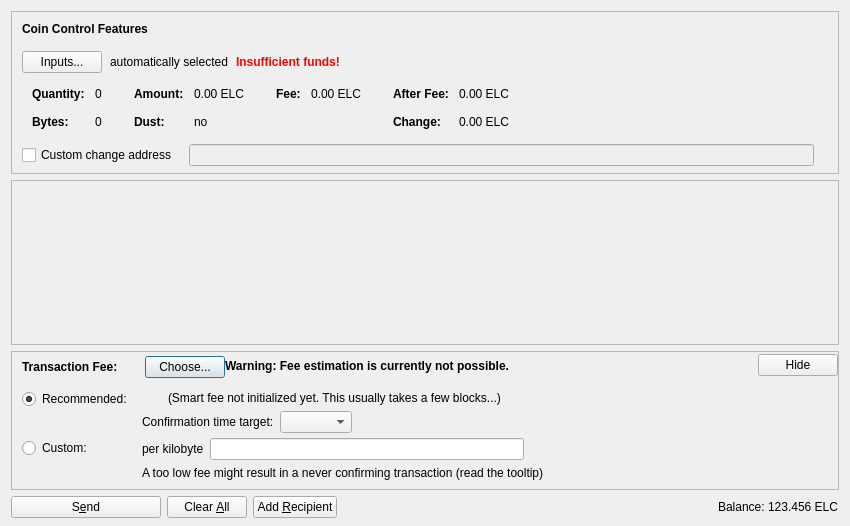
<?xml version="1.0" encoding="UTF-8"?>
<ui version="4.0">
 <class>SendCoinsDialog</class>
 <widget class="QDialog" name="SendCoinsDialog">
  <property name="geometry">
   <rect>
    <x>0</x>
    <y>0</y>
    <width>850</width>
    <height>526</height>
   </rect>
  </property>
  <property name="windowTitle">
   <string>Send Coins</string>
  </property>
  <layout class="QVBoxLayout" name="verticalLayout" stretch="0,1,0,0">
   <property name="bottomMargin">
    <number>8</number>
   </property>
   <item>
    <widget class="QFrame" name="frameCoinControl">
     <property name="sizePolicy">
      <sizepolicy hsizetype="Expanding" vsizetype="Expanding">
       <horstretch>0</horstretch>
       <verstretch>0</verstretch>
      </sizepolicy>
     </property>
     <property name="maximumSize">
      <size>
       <width>16777215</width>
       <height>16777215</height>
      </size>
     </property>
     <property name="frameShape">
      <enum>QFrame::StyledPanel</enum>
     </property>
     <property name="frameShadow">
      <enum>QFrame::Sunken</enum>
     </property>
     <layout class="QVBoxLayout" name="verticalLayoutCoinControl2">
      <property name="spacing">
       <number>0</number>
      </property>
      <property name="leftMargin">
       <number>0</number>
      </property>
      <property name="topMargin">
       <number>0</number>
      </property>
      <property name="rightMargin">
       <number>0</number>
      </property>
      <property name="bottomMargin">
       <number>6</number>
      </property>
      <item>
       <layout class="QVBoxLayout" name="verticalLayoutCoinControl" stretch="0,0,0,0,1">
        <property name="spacing">
         <number>0</number>
        </property>
        <property name="leftMargin">
         <number>10</number>
        </property>
        <property name="topMargin">
         <number>10</number>
        </property>
        <item>
         <layout class="QHBoxLayout" name="horizontalLayoutCoinControl1">
          <property name="bottomMargin">
           <number>15</number>
          </property>
          <item>
           <widget class="QLabel" name="labelCoinControlFeatures">
            <property name="sizePolicy">
             <sizepolicy hsizetype="Preferred" vsizetype="Maximum">
              <horstretch>0</horstretch>
              <verstretch>0</verstretch>
             </sizepolicy>
            </property>
            <property name="font">
             <font>
              <weight>75</weight>
              <bold>true</bold>
             </font>
            </property>
            <property name="styleSheet">
             <string notr="true">font-weight:bold;</string>
            </property>
            <property name="text">
             <string>Coin Control Features</string>
            </property>
           </widget>
          </item>
         </layout>
        </item>
        <item>
         <layout class="QHBoxLayout" name="horizontalLayoutCoinControl2" stretch="0,0,0,0">
          <property name="spacing">
           <number>8</number>
          </property>
          <property name="bottomMargin">
           <number>10</number>
          </property>
          <item>
           <widget class="QPushButton" name="pushButtonCoinControl">
            <property name="styleSheet">
             <string notr="true"/>
            </property>
            <property name="text">
             <string>Inputs...</string>
            </property>
            <property name="autoDefault">
             <bool>false</bool>
            </property>
           </widget>
          </item>
          <item>
           <widget class="QLabel" name="labelCoinControlAutomaticallySelected">
            <property name="text">
             <string>automatically selected</string>
            </property>
            <property name="margin">
             <number>5</number>
            </property>
           </widget>
          </item>
          <item>
           <widget class="QLabel" name="labelCoinControlInsuffFunds">
            <property name="font">
             <font>
              <weight>75</weight>
              <bold>true</bold>
             </font>
            </property>
            <property name="styleSheet">
             <string notr="true">color:red;font-weight:bold;</string>
            </property>
            <property name="text">
             <string>Insufficient funds!</string>
            </property>
            <property name="margin">
             <number>5</number>
            </property>
           </widget>
          </item>
          <item>
           <spacer name="horizontalSpacerCoinControl">
            <property name="orientation">
             <enum>Qt::Horizontal</enum>
            </property>
            <property name="sizeHint" stdset="0">
             <size>
              <width>40</width>
              <height>1</height>
             </size>
            </property>
           </spacer>
          </item>
         </layout>
        </item>
        <item>
         <widget class="QWidget" name="widgetCoinControl" native="true">
          <property name="sizePolicy">
           <sizepolicy hsizetype="Preferred" vsizetype="Preferred">
            <horstretch>0</horstretch>
            <verstretch>0</verstretch>
           </sizepolicy>
          </property>
          <property name="minimumSize">
           <size>
            <width>0</width>
            <height>0</height>
           </size>
          </property>
          <property name="styleSheet">
           <string notr="true"/>
          </property>
          <layout class="QHBoxLayout" name="horizontalLayoutCoinControl5">
           <property name="leftMargin">
            <number>0</number>
           </property>
           <property name="topMargin">
            <number>0</number>
           </property>
           <property name="rightMargin">
            <number>0</number>
           </property>
           <property name="bottomMargin">
            <number>0</number>
           </property>
           <item>
            <layout class="QHBoxLayout" name="horizontalLayoutCoinControl3" stretch="0,0,0,1">
             <property name="spacing">
              <number>20</number>
             </property>
             <property name="topMargin">
              <number>0</number>
             </property>
             <property name="bottomMargin">
              <number>10</number>
             </property>
             <item>
              <layout class="QFormLayout" name="formLayoutCoinControl1">
               <property name="horizontalSpacing">
                <number>10</number>
               </property>
               <property name="verticalSpacing">
                <number>14</number>
               </property>
               <property name="leftMargin">
                <number>10</number>
               </property>
               <property name="topMargin">
                <number>4</number>
               </property>
               <property name="rightMargin">
                <number>6</number>
               </property>
               <item row="0" column="0">
                <widget class="QLabel" name="labelCoinControlQuantityText">
                 <property name="font">
                  <font>
                   <weight>75</weight>
                   <bold>true</bold>
                  </font>
                 </property>
                 <property name="text">
                  <string>Quantity:</string>
                 </property>
                 <property name="margin">
                  <number>0</number>
                 </property>
                </widget>
               </item>
               <item row="0" column="1">
                <widget class="QLabel" name="labelCoinControlQuantity">
                 <property name="cursor">
                  <cursorShape>IBeamCursor</cursorShape>
                 </property>
                 <property name="contextMenuPolicy">
                  <enum>Qt::ActionsContextMenu</enum>
                 </property>
                 <property name="text">
                  <string notr="true">0</string>
                 </property>
                 <property name="margin">
                  <number>0</number>
                 </property>
                 <property name="textInteractionFlags">
                  <set>Qt::LinksAccessibleByMouse|Qt::TextSelectableByKeyboard|Qt::TextSelectableByMouse</set>
                 </property>
                </widget>
               </item>
               <item row="1" column="0">
                <widget class="QLabel" name="labelCoinControlBytesText">
                 <property name="font">
                  <font>
                   <weight>75</weight>
                   <bold>true</bold>
                  </font>
                 </property>
                 <property name="text">
                  <string>Bytes:</string>
                 </property>
                </widget>
               </item>
               <item row="1" column="1">
                <widget class="QLabel" name="labelCoinControlBytes">
                 <property name="cursor">
                  <cursorShape>IBeamCursor</cursorShape>
                 </property>
                 <property name="contextMenuPolicy">
                  <enum>Qt::ActionsContextMenu</enum>
                 </property>
                 <property name="text">
                  <string notr="true">0</string>
                 </property>
                 <property name="textInteractionFlags">
                  <set>Qt::LinksAccessibleByMouse|Qt::TextSelectableByKeyboard|Qt::TextSelectableByMouse</set>
                 </property>
                </widget>
               </item>
              </layout>
             </item>
             <item>
              <layout class="QFormLayout" name="formLayoutCoinControl2">
               <property name="horizontalSpacing">
                <number>10</number>
               </property>
               <property name="verticalSpacing">
                <number>14</number>
               </property>
               <property name="leftMargin">
                <number>6</number>
               </property>
               <property name="topMargin">
                <number>4</number>
               </property>
               <property name="rightMargin">
                <number>6</number>
               </property>
               <item row="0" column="0">
                <widget class="QLabel" name="labelCoinControlAmountText">
                 <property name="font">
                  <font>
                   <weight>75</weight>
                   <bold>true</bold>
                  </font>
                 </property>
                 <property name="text">
                  <string>Amount:</string>
                 </property>
                 <property name="margin">
                  <number>0</number>
                 </property>
                </widget>
               </item>
               <item row="0" column="1">
                <widget class="QLabel" name="labelCoinControlAmount">
                 <property name="cursor">
                  <cursorShape>IBeamCursor</cursorShape>
                 </property>
                 <property name="contextMenuPolicy">
                  <enum>Qt::ActionsContextMenu</enum>
                 </property>
                 <property name="text">
                  <string notr="true">0.00 ELC</string>
                 </property>
                 <property name="textInteractionFlags">
                  <set>Qt::LinksAccessibleByMouse|Qt::TextSelectableByKeyboard|Qt::TextSelectableByMouse</set>
                 </property>
                </widget>
               </item>
               <item row="1" column="0">
                <widget class="QLabel" name="labelCoinControlLowOutputText">
                 <property name="font">
                  <font>
                   <weight>75</weight>
                   <bold>true</bold>
                  </font>
                 </property>
                 <property name="text">
                  <string>Dust:</string>
                 </property>
                </widget>
               </item>
               <item row="1" column="1">
                <widget class="QLabel" name="labelCoinControlLowOutput">
                 <property name="cursor">
                  <cursorShape>IBeamCursor</cursorShape>
                 </property>
                 <property name="contextMenuPolicy">
                  <enum>Qt::ActionsContextMenu</enum>
                 </property>
                 <property name="text">
                  <string notr="true">no</string>
                 </property>
                 <property name="textInteractionFlags">
                  <set>Qt::LinksAccessibleByMouse|Qt::TextSelectableByKeyboard|Qt::TextSelectableByMouse</set>
                 </property>
                </widget>
               </item>
              </layout>
             </item>
             <item>
              <layout class="QFormLayout" name="formLayoutCoinControl3">
               <property name="horizontalSpacing">
                <number>10</number>
               </property>
               <property name="verticalSpacing">
                <number>14</number>
               </property>
               <property name="leftMargin">
                <number>6</number>
               </property>
               <property name="topMargin">
                <number>4</number>
               </property>
               <property name="rightMargin">
                <number>6</number>
               </property>
               <item row="0" column="0">
                <widget class="QLabel" name="labelCoinControlFeeText">
                 <property name="font">
                  <font>
                   <weight>75</weight>
                   <bold>true</bold>
                  </font>
                 </property>
                 <property name="text">
                  <string>Fee:</string>
                 </property>
                 <property name="margin">
                  <number>0</number>
                 </property>
                </widget>
               </item>
               <item row="0" column="1">
                <widget class="QLabel" name="labelCoinControlFee">
                 <property name="cursor">
                  <cursorShape>IBeamCursor</cursorShape>
                 </property>
                 <property name="contextMenuPolicy">
                  <enum>Qt::ActionsContextMenu</enum>
                 </property>
                 <property name="text">
                  <string notr="true">0.00 ELC</string>
                 </property>
                 <property name="textInteractionFlags">
                  <set>Qt::LinksAccessibleByMouse|Qt::TextSelectableByKeyboard|Qt::TextSelectableByMouse</set>
                 </property>
                </widget>
               </item>
              </layout>
             </item>
             <item>
              <layout class="QFormLayout" name="formLayoutCoinControl4">
               <property name="horizontalSpacing">
                <number>10</number>
               </property>
               <property name="verticalSpacing">
                <number>14</number>
               </property>
               <property name="leftMargin">
                <number>6</number>
               </property>
               <property name="topMargin">
                <number>4</number>
               </property>
               <property name="rightMargin">
                <number>6</number>
               </property>
               <item row="0" column="0">
                <widget class="QLabel" name="labelCoinControlAfterFeeText">
                 <property name="font">
                  <font>
                   <weight>75</weight>
                   <bold>true</bold>
                  </font>
                 </property>
                 <property name="text">
                  <string>After Fee:</string>
                 </property>
                 <property name="margin">
                  <number>0</number>
                 </property>
                </widget>
               </item>
               <item row="0" column="1">
                <widget class="QLabel" name="labelCoinControlAfterFee">
                 <property name="cursor">
                  <cursorShape>IBeamCursor</cursorShape>
                 </property>
                 <property name="contextMenuPolicy">
                  <enum>Qt::ActionsContextMenu</enum>
                 </property>
                 <property name="text">
                  <string notr="true">0.00 ELC</string>
                 </property>
                 <property name="textInteractionFlags">
                  <set>Qt::LinksAccessibleByMouse|Qt::TextSelectableByKeyboard|Qt::TextSelectableByMouse</set>
                 </property>
                </widget>
               </item>
               <item row="1" column="0">
                <widget class="QLabel" name="labelCoinControlChangeText">
                 <property name="font">
                  <font>
                   <weight>75</weight>
                   <bold>true</bold>
                  </font>
                 </property>
                 <property name="text">
                  <string>Change:</string>
                 </property>
                </widget>
               </item>
               <item row="1" column="1">
                <widget class="QLabel" name="labelCoinControlChange">
                 <property name="cursor">
                  <cursorShape>IBeamCursor</cursorShape>
                 </property>
                 <property name="contextMenuPolicy">
                  <enum>Qt::ActionsContextMenu</enum>
                 </property>
                 <property name="text">
                  <string notr="true">0.00 ELC</string>
                 </property>
                 <property name="textInteractionFlags">
                  <set>Qt::LinksAccessibleByMouse|Qt::TextSelectableByKeyboard|Qt::TextSelectableByMouse</set>
                 </property>
                </widget>
               </item>
              </layout>
             </item>
            </layout>
           </item>
          </layout>
         </widget>
        </item>
        <item>
         <layout class="QHBoxLayout" name="horizontalLayoutCoinControl4" stretch="0,0,0">
          <property name="spacing">
           <number>12</number>
          </property>
          <property name="sizeConstraint">
           <enum>QLayout::SetDefaultConstraint</enum>
          </property>
          <property name="topMargin">
           <number>5</number>
          </property>
          <property name="rightMargin">
           <number>5</number>
          </property>
          <item>
           <widget class="QCheckBox" name="checkBoxCoinControlChange">
            <property name="toolTip">
             <string>If this is activated, but the change address is empty or invalid, change will be sent to a newly generated address.</string>
            </property>
            <property name="text">
             <string>Custom change address</string>
            </property>
           </widget>
          </item>
          <item>
           <widget class="QValidatedLineEdit" name="lineEditCoinControlChange">
            <property name="enabled">
             <bool>false</bool>
            </property>
            <property name="sizePolicy">
             <sizepolicy hsizetype="Expanding" vsizetype="Fixed">
              <horstretch>0</horstretch>
              <verstretch>0</verstretch>
             </sizepolicy>
            </property>
           </widget>
          </item>
          <item>
           <widget class="QLabel" name="labelCoinControlChangeLabel">
            <property name="sizePolicy">
             <sizepolicy hsizetype="Preferred" vsizetype="Expanding">
              <horstretch>0</horstretch>
              <verstretch>0</verstretch>
             </sizepolicy>
            </property>
            <property name="minimumSize">
             <size>
              <width>0</width>
              <height>0</height>
             </size>
            </property>
            <property name="text">
             <string/>
            </property>
            <property name="margin">
             <number>3</number>
            </property>
           </widget>
          </item>
         </layout>
        </item>
        <item>
         <spacer name="verticalSpacerCoinControl">
          <property name="orientation">
           <enum>Qt::Vertical</enum>
          </property>
          <property name="sizeHint" stdset="0">
           <size>
            <width>800</width>
            <height>1</height>
           </size>
          </property>
         </spacer>
        </item>
       </layout>
      </item>
     </layout>
    </widget>
   </item>
   <item>
    <widget class="QScrollArea" name="scrollArea">
     <property name="widgetResizable">
      <bool>true</bool>
     </property>
     <widget class="QWidget" name="scrollAreaWidgetContents">
      <property name="geometry">
       <rect>
        <x>0</x>
        <y>0</y>
        <width>830</width>
        <height>104</height>
       </rect>
      </property>
      <layout class="QVBoxLayout" name="verticalLayout_2" stretch="0,1">
       <property name="leftMargin">
        <number>0</number>
       </property>
       <property name="topMargin">
        <number>0</number>
       </property>
       <property name="rightMargin">
        <number>0</number>
       </property>
       <property name="bottomMargin">
        <number>0</number>
       </property>
       <item>
        <layout class="QVBoxLayout" name="entries">
         <property name="spacing">
          <number>6</number>
         </property>
        </layout>
       </item>
       <item>
        <spacer name="verticalSpacer">
         <property name="orientation">
          <enum>Qt::Vertical</enum>
         </property>
         <property name="sizeHint" stdset="0">
          <size>
           <width>20</width>
           <height>40</height>
          </size>
         </property>
        </spacer>
       </item>
      </layout>
     </widget>
    </widget>
   </item>
   <item>
    <widget class="QFrame" name="frameFee">
     <property name="sizePolicy">
      <sizepolicy hsizetype="Expanding" vsizetype="Expanding">
       <horstretch>0</horstretch>
       <verstretch>0</verstretch>
      </sizepolicy>
     </property>
     <property name="maximumSize">
      <size>
       <width>16777215</width>
       <height>16777215</height>
      </size>
     </property>
     <property name="frameShape">
      <enum>QFrame::StyledPanel</enum>
     </property>
     <property name="frameShadow">
      <enum>QFrame::Sunken</enum>
     </property>
     <layout class="QVBoxLayout" name="verticalLayoutFee1">
      <property name="spacing">
       <number>0</number>
      </property>
      <property name="leftMargin">
       <number>0</number>
      </property>
      <property name="topMargin">
       <number>0</number>
      </property>
      <property name="rightMargin">
       <number>0</number>
      </property>
      <property name="bottomMargin">
       <number>0</number>
      </property>
      <item>
       <layout class="QVBoxLayout" name="verticalLayoutFee2" stretch="0,0,0">
        <property name="spacing">
         <number>0</number>
        </property>
        <property name="leftMargin">
         <number>10</number>
        </property>
        <property name="topMargin">
         <number>0</number>
        </property>
        <item>
         <layout class="QHBoxLayout" name="horizontalLayoutFee1">
          <property name="bottomMargin">
           <number>0</number>
          </property>
          <item>
           <layout class="QVBoxLayout" name="verticalLayoutFee7">
            <property name="spacing">
             <number>0</number>
            </property>
            <item>
             <spacer name="verticalSpacerSmartFee">
              <property name="orientation">
               <enum>Qt::Vertical</enum>
              </property>
              <property name="sizeType">
               <enum>QSizePolicy::Fixed</enum>
              </property>
              <property name="sizeHint" stdset="0">
               <size>
                <width>1</width>
                <height>4</height>
               </size>
              </property>
             </spacer>
            </item>
            <item>
             <layout class="QHBoxLayout" name="horizontalLayoutSmartFee">
              <property name="spacing">
               <number>10</number>
              </property>
              <item>
               <widget class="QLabel" name="labelFeeHeadline">
                <property name="sizePolicy">
                 <sizepolicy hsizetype="Preferred" vsizetype="Maximum">
                  <horstretch>0</horstretch>
                  <verstretch>0</verstretch>
                 </sizepolicy>
                </property>
                <property name="font">
                 <font>
                  <weight>75</weight>
                  <bold>true</bold>
                 </font>
                </property>
                <property name="styleSheet">
                 <string notr="true">font-weight:bold;</string>
                </property>
                <property name="text">
                 <string>Transaction Fee:</string>
                </property>
               </widget>
              </item>
              <item>
               <widget class="QLabel" name="labelFeeMinimized">
                <property name="text">
                 <string/>
                </property>
               </widget>
              </item>
              <item>
               <widget class="QPushButton" name="buttonChooseFee">
                <property name="text">
                 <string>Choose...</string>
                </property>
               </widget>
              </item>
             </layout>
            </item>
            <item>
             <spacer name="verticalSpacer_5">
              <property name="orientation">
               <enum>Qt::Vertical</enum>
              </property>
              <property name="sizeHint" stdset="0">
               <size>
                <width>1</width>
                <height>1</height>
               </size>
              </property>
             </spacer>
            </item>
           </layout>
          </item>
          <item>
           <widget class="QLabel" name="fallbackFeeWarningLabel">
            <property name="toolTip">
             <string>Using the fallbackfee can result in sending a transaction that will take several hours or days (or never) to confirm. Consider choosing your fee manually or wait until you have validated the complete chain.</string>
            </property>
            <property name="font">
            <font>
                <weight>75</weight>
                <bold>true</bold>
            </font>
            </property>
            <property name="text">
             <string>Warning: Fee estimation is currently not possible.</string>
            </property>
            <property name="wordWrap">
             <bool>false</bool>
            </property>
           </widget>
          </item>
          <item>
           <spacer name="horizontalSpacer_4">
            <property name="orientation">
             <enum>Qt::Horizontal</enum>
            </property>
            <property name="sizeType">
             <enum>QSizePolicy::MinimumExpanding</enum>
            </property>
            <property name="sizeHint" stdset="0">
             <size>
              <width>40</width>
              <height>20</height>
             </size>
            </property>
           </spacer>
          </item>
          <item>
           <widget class="QPushButton" name="buttonMinimizeFee">
            <property name="toolTip">
             <string>collapse fee-settings</string>
            </property>
            <property name="text">
             <string>Hide</string>
            </property>
           </widget>
          </item>
         </layout>
        </item>
        <item>
         <widget class="QFrame" name="frameFeeSelection">
          <layout class="QVBoxLayout" name="verticalLayoutFee12">
           <property name="spacing">
            <number>0</number>
           </property>
           <property name="leftMargin">
            <number>0</number>
           </property>
           <property name="topMargin">
            <number>0</number>
           </property>
           <property name="rightMargin">
            <number>0</number>
           </property>
           <property name="bottomMargin">
            <number>0</number>
           </property>
           <item>
            <layout class="QGridLayout" name="gridLayoutFee">
             <property name="topMargin">
              <number>10</number>
             </property>
             <property name="bottomMargin">
              <number>4</number>
             </property>
             <property name="horizontalSpacing">
              <number>10</number>
             </property>
             <property name="verticalSpacing">
              <number>4</number>
             </property>
             <item row="1" column="1">
              <layout class="QVBoxLayout" name="verticalLayoutFee8">
               <property name="spacing">
                <number>6</number>
               </property>
               <item>
                <layout class="QHBoxLayout" name="horizontalLayoutFee13">
                 <item>
                  <widget class="QLabel" name="labelCustomPerKilobyte">
                   <property name="toolTip">
                    <string>Specify a custom fee per kB (1,000 bytes) of the transaction's virtual size.

Note:  Since the fee is calculated on a per-byte basis, a fee of "100 satoshis per kB" for a transaction size of 500 bytes (half of 1 kB) would ultimately yield a fee of only 50 satoshis.</string>
                   </property>
                   <property name="text">
                    <string>per kilobyte</string>
                   </property>
                  </widget>
                 </item>
                 <item>
                  <widget class="BitcoinAmountField" name="customFee"/>
                 </item>
                 <item>
                  <spacer name="horizontalSpacer_6">
                   <property name="orientation">
                    <enum>Qt::Horizontal</enum>
                   </property>
                   <property name="sizeHint" stdset="0">
                    <size>
                     <width>1</width>
                     <height>1</height>
                    </size>
                   </property>
                  </spacer>
                 </item>
                </layout>
               </item>
               <item>
                <layout class="QHBoxLayout" name="horizontalLayoutFee8">
                 <item>
                  <widget class="QLabel" name="labelCustomFeeWarning">
                   <property name="enabled">
                    <bool>true</bool>
                   </property>
                   <property name="toolTip">
                    <string>When there is less transaction volume than space in the blocks, miners as well as relaying nodes may enforce a minimum fee. Paying only this minimum fee is just fine, but be aware that this can result in a never confirming transaction once there is more demand for eloncoin transactions than the network can process.</string>
                   </property>
                   <property name="text">
                    <string>A too low fee might result in a never confirming transaction (read the tooltip)</string>
                   </property>
                  </widget>
                 </item>
                 <item>
                  <spacer name="horizontalSpacer_2">
                   <property name="orientation">
                    <enum>Qt::Horizontal</enum>
                   </property>
                   <property name="sizeHint" stdset="0">
                    <size>
                     <width>1</width>
                     <height>1</height>
                    </size>
                   </property>
                  </spacer>
                 </item>
                </layout>
               </item>
              </layout>
             </item>
             <item row="0" column="0">
              <layout class="QVBoxLayout" name="verticalLayoutFee4" stretch="0,1">
               <item>
                <widget class="QRadioButton" name="radioSmartFee">
                 <property name="text">
                  <string>Recommended:</string>
                 </property>
                 <property name="checked">
                  <bool>true</bool>
                 </property>
                 <attribute name="buttonGroup">
                  <string notr="true">groupFee</string>
                 </attribute>
                </widget>
               </item>
               <item>
                <spacer name="verticalSpacer_2">
                 <property name="orientation">
                  <enum>Qt::Vertical</enum>
                 </property>
                 <property name="sizeHint" stdset="0">
                  <size>
                   <width>1</width>
                   <height>1</height>
                  </size>
                 </property>
                </spacer>
               </item>
              </layout>
             </item>
             <item row="1" column="0">
              <layout class="QVBoxLayout" name="verticalLayoutFee9" stretch="0,1">
               <item>
                <widget class="QRadioButton" name="radioCustomFee">
                 <property name="text">
                  <string>Custom:</string>
                 </property>
                 <attribute name="buttonGroup">
                  <string notr="true">groupFee</string>
                 </attribute>
                </widget>
               </item>
               <item>
                <spacer name="verticalSpacer_6">
                 <property name="orientation">
                  <enum>Qt::Vertical</enum>
                 </property>
                 <property name="sizeHint" stdset="0">
                  <size>
                   <width>1</width>
                   <height>1</height>
                  </size>
                 </property>
                </spacer>
               </item>
              </layout>
             </item>
             <item row="0" column="1">
              <layout class="QVBoxLayout" name="verticalLayoutFee3" stretch="0,0,1">
               <property name="spacing">
                <number>6</number>
               </property>
               <property name="topMargin">
                <number>2</number>
               </property>
               <item>
                <layout class="QHBoxLayout" name="horizontalLayoutFee12">
                 <item>
                  <widget class="QLabel" name="labelSmartFee">
                   <property name="text">
                    <string/>
                   </property>
                  </widget>
                 </item>
                 <item>
                  <widget class="QLabel" name="labelFeeEstimation">
                   <property name="text">
                    <string/>
                   </property>
                  </widget>
                 </item>
                 <item>
                  <widget class="QLabel" name="labelSmartFee2">
                   <property name="text">
                    <string>(Smart fee not initialized yet. This usually takes a few blocks...)</string>
                   </property>
                  </widget>
                 </item>
                 <item>
                  <spacer name="horizontalSpacer_5">
                   <property name="orientation">
                    <enum>Qt::Horizontal</enum>
                   </property>
                   <property name="sizeHint" stdset="0">
                    <size>
                     <width>1</width>
                     <height>1</height>
                    </size>
                   </property>
                  </spacer>
                 </item>
                </layout>
               </item>
               <item>
                <layout class="QHBoxLayout" name="horizontalLayoutFee9">
                 <item>
                  <layout class="QVBoxLayout" name="verticalLayoutFee6">
                   <item>
                    <widget class="QLabel" name="labelSmartFee3">
                     <property name="text">
                      <string>Confirmation time target:</string>
                     </property>
                    </widget>
                   </item>
                  </layout>
                 </item>
                 <item>
                  <layout class="QVBoxLayout" name="verticalLayoutFee5">
                   <property name="rightMargin">
                    <number>30</number>
                   </property>
                   <item>
                    <layout class="QHBoxLayout" name="horizontalLayoutConfTarget">
                     <property name="bottomMargin">
                      <number>0</number>
                     </property>
                     <item>
                      <widget class="QComboBox" name="confTargetSelector"/>
                     </item>
                     <item>
                      <spacer name="horizontalSpacerConfTarget">
                       <property name="orientation">
                        <enum>Qt::Horizontal</enum>
                       </property>
                       <property name="sizeHint" stdset="0">
                        <size>
                         <width>40</width>
                         <height>20</height>
                        </size>
                       </property>
                      </spacer>
                     </item>
                    </layout>
                   </item>
                  </layout>
                 </item>
                </layout>
               </item>
               <item>
                <spacer name="verticalSpacer_4">
                 <property name="orientation">
                  <enum>Qt::Vertical</enum>
                 </property>
                 <property name="sizeHint" stdset="0">
                  <size>
                   <width>1</width>
                   <height>1</height>
                  </size>
                 </property>
                </spacer>
               </item>
              </layout>
             </item>
            </layout>
           </item>
          </layout>
         </widget>
        </item>
        <item>
         <spacer name="verticalSpacerFee">
          <property name="orientation">
           <enum>Qt::Vertical</enum>
          </property>
          <property name="sizeHint" stdset="0">
           <size>
            <width>40</width>
            <height>5</height>
           </size>
          </property>
         </spacer>
        </item>
       </layout>
      </item>
     </layout>
    </widget>
   </item>
   <item>
    <layout class="QHBoxLayout" name="horizontalLayout">
     <item>
      <widget class="QPushButton" name="sendButton">
       <property name="minimumSize">
        <size>
         <width>150</width>
         <height>0</height>
        </size>
       </property>
       <property name="toolTip">
        <string>Confirm the send action</string>
       </property>
       <property name="text">
        <string>S&amp;end</string>
       </property>
       <property name="icon">
        <iconset resource="../bitcoin.qrc">
         <normaloff>:/icons/send</normaloff>:/icons/send</iconset>
       </property>
       <property name="autoDefault">
        <bool>false</bool>
       </property>
       <property name="default">
        <bool>false</bool>
       </property>
      </widget>
     </item>
     <item>
      <widget class="QPushButton" name="clearButton">
       <property name="sizePolicy">
        <sizepolicy hsizetype="Minimum" vsizetype="Fixed">
         <horstretch>0</horstretch>
         <verstretch>0</verstretch>
        </sizepolicy>
       </property>
       <property name="toolTip">
        <string>Clear all fields of the form.</string>
       </property>
       <property name="text">
        <string>Clear &amp;All</string>
       </property>
       <property name="icon">
        <iconset resource="../bitcoin.qrc">
         <normaloff>:/icons/remove</normaloff>:/icons/remove</iconset>
       </property>
       <property name="autoDefault">
        <bool>false</bool>
       </property>
      </widget>
     </item>
     <item>
      <widget class="QPushButton" name="addButton">
       <property name="toolTip">
        <string>Send to multiple recipients at once</string>
       </property>
       <property name="text">
        <string>Add &amp;Recipient</string>
       </property>
       <property name="icon">
        <iconset resource="../bitcoin.qrc">
         <normaloff>:/icons/add</normaloff>:/icons/add</iconset>
       </property>
       <property name="autoDefault">
        <bool>false</bool>
       </property>
      </widget>
     </item>
     <item>
      <spacer name="horizontalSpacer">
       <property name="orientation">
        <enum>Qt::Horizontal</enum>
       </property>
       <property name="sizeHint" stdset="0">
        <size>
         <width>40</width>
         <height>20</height>
        </size>
       </property>
      </spacer>
     </item>
     <item>
      <layout class="QHBoxLayout" name="horizontalLayout_2">
       <property name="spacing">
        <number>3</number>
       </property>
       <item>
        <widget class="QLabel" name="label">
         <property name="sizePolicy">
          <sizepolicy hsizetype="Preferred" vsizetype="Fixed">
           <horstretch>0</horstretch>
           <verstretch>0</verstretch>
          </sizepolicy>
         </property>
         <property name="text">
          <string>Balance:</string>
         </property>
        </widget>
       </item>
       <item>
        <widget class="QLabel" name="labelBalance">
         <property name="sizePolicy">
          <sizepolicy hsizetype="Preferred" vsizetype="Fixed">
           <horstretch>0</horstretch>
           <verstretch>0</verstretch>
          </sizepolicy>
         </property>
         <property name="cursor">
          <cursorShape>IBeamCursor</cursorShape>
         </property>
         <property name="text">
          <string notr="true">123.456 ELC</string>
         </property>
         <property name="textInteractionFlags">
          <set>Qt::LinksAccessibleByMouse|Qt::TextSelectableByKeyboard|Qt::TextSelectableByMouse</set>
         </property>
        </widget>
       </item>
      </layout>
     </item>
    </layout>
   </item>
  </layout>
 </widget>
 <customwidgets>
  <customwidget>
   <class>QValidatedLineEdit</class>
   <extends>QLineEdit</extends>
   <header>qt/qvalidatedlineedit.h</header>
  </customwidget>
  <customwidget>
   <class>BitcoinAmountField</class>
   <extends>QLineEdit</extends>
   <header>qt/bitcoinamountfield.h</header>
   <container>1</container>
  </customwidget>
 </customwidgets>
 <resources>
  <include location="../bitcoin.qrc"/>
 </resources>
 <connections/>
 <buttongroups>
  <buttongroup name="groupFee"/>
 </buttongroups>
</ui>
